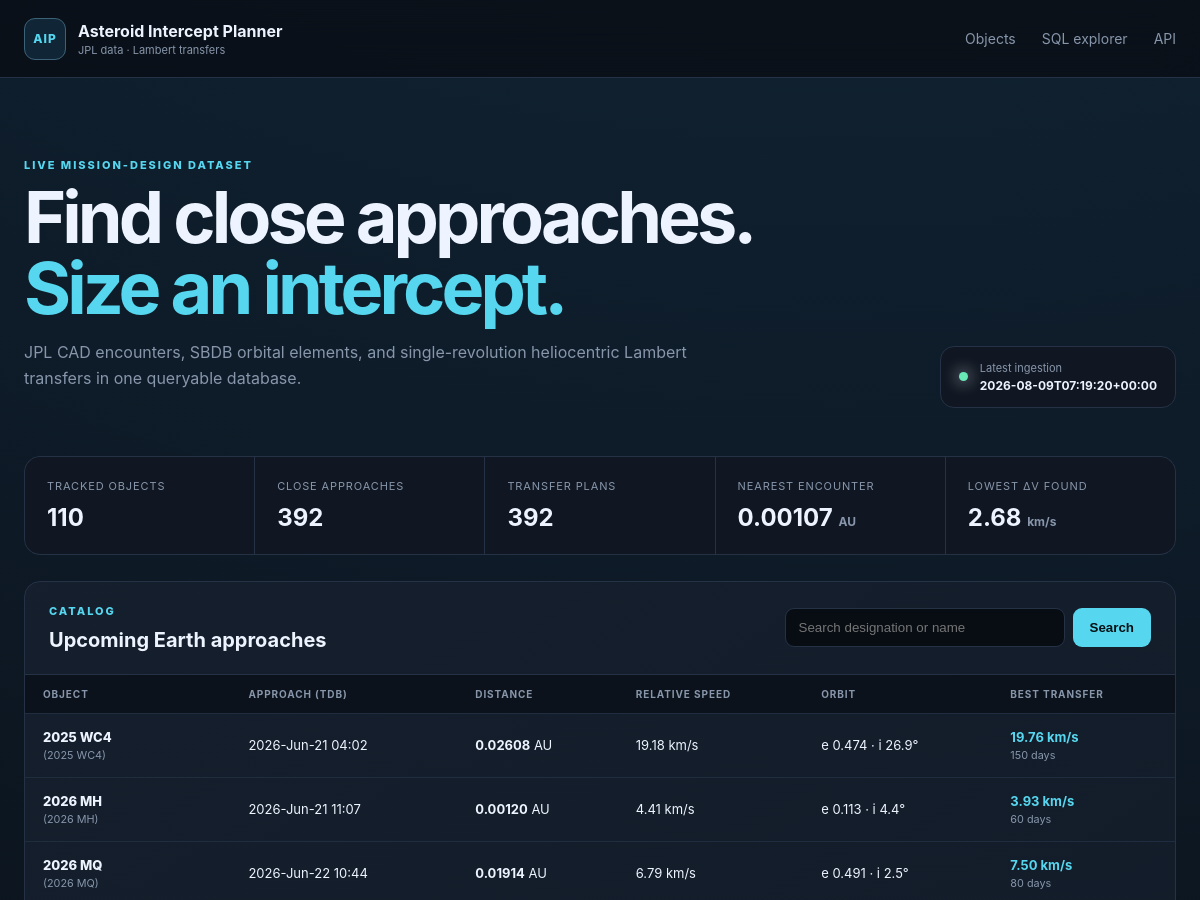
Before: / (upper part) with the older database file.
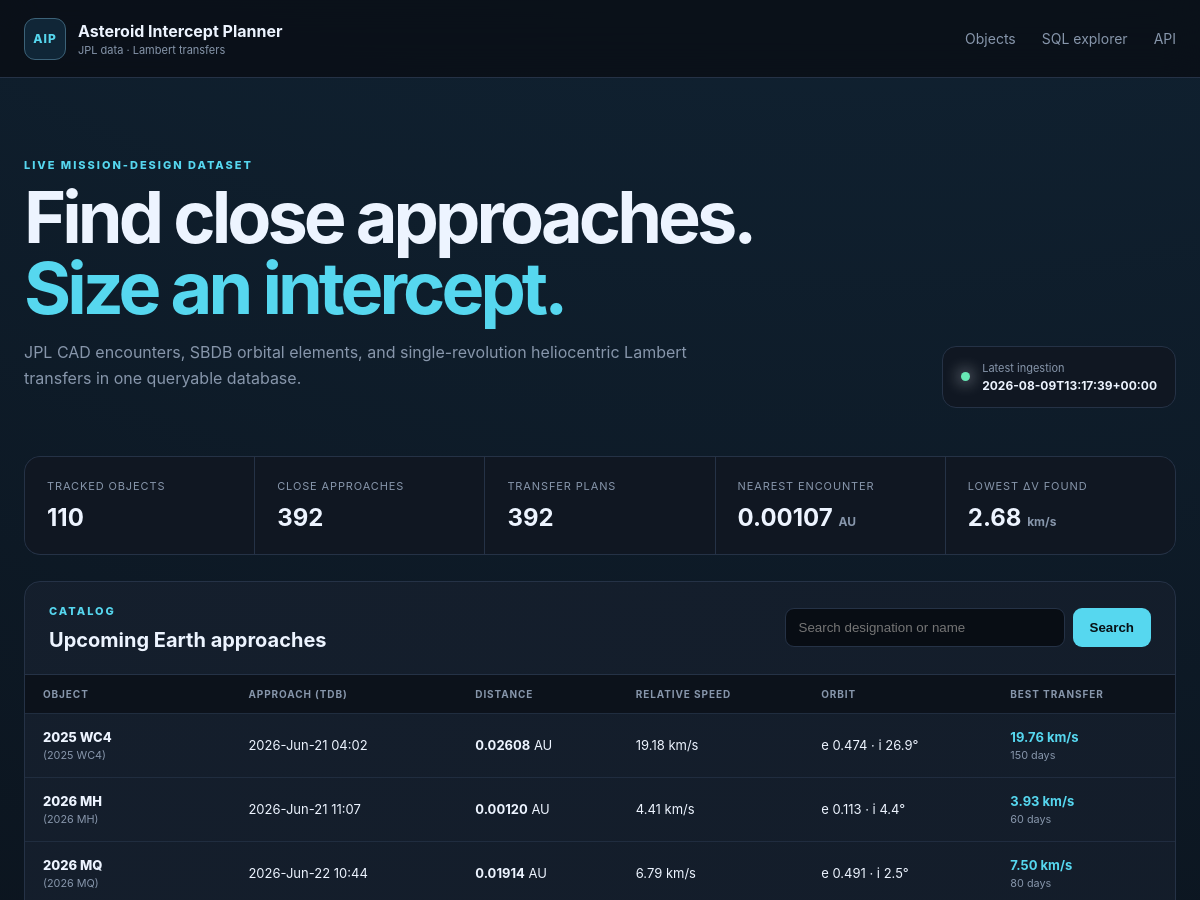
After: the same page with the newer database file.
### tables this page shows
CREATE TABLE ingestion_runs (
    run_id INTEGER PRIMARY KEY AUTOINCREMENT,
    started_at TEXT NOT NULL,
    finished_at TEXT,
    status TEXT NOT NULL CHECK (status IN ('running', 'success', 'failed')),
    source TEXT NOT NULL,
    query_json TEXT NOT NULL,
    object_count INTEGER NOT NULL DEFAULT 0,
    error_message TEXT
);

CREATE TABLE intercept_plans (
    plan_id INTEGER PRIMARY KEY AUTOINCREMENT,
    approach_id INTEGER NOT NULL REFERENCES close_approaches(approach_id) ON DELETE CASCADE,
    method TEXT NOT NULL,
    departure_jd_tdb REAL NOT NULL,
    arrival_jd_tdb REAL NOT NULL,
    tof_days REAL NOT NULL,
    departure_dv_kms REAL NOT NULL,
    arrival_dv_kms REAL NOT NULL,
    total_dv_kms REAL NOT NULL,
    c3_km2_s2 REAL,
    leo_departure_dv_kms REAL,
    polyline_json TEXT,
    computed_at TEXT NOT NULL, capture_dv_kms REAL, stable_final_orbit INTEGER, capture_json TEXT,
    UNIQUE (approach_id, method)
);

CREATE TABLE asteroids (
    designation TEXT PRIMARY KEY,
    fullname TEXT,
    absolute_magnitude_h REAL,
    diameter_km REAL,
    first_seen_at TEXT NOT NULL,
    updated_at TEXT NOT NULL
);

CREATE TABLE close_approaches (
    approach_id INTEGER PRIMARY KEY AUTOINCREMENT,
    designation TEXT NOT NULL REFERENCES asteroids(designation) ON DELETE CASCADE,
    body TEXT NOT NULL DEFAULT 'Earth',
    close_approach_jd_tdb REAL NOT NULL,
    close_approach_text TEXT,
    distance_au REAL NOT NULL,
    distance_min_au REAL,
    distance_max_au REAL,
    relative_velocity_kms REAL,
    hyperbolic_excess_velocity_kms REAL,
    time_uncertainty TEXT,
    ingested_at TEXT NOT NULL,
    UNIQUE (designation, body, close_approach_jd_tdb)
);

CREATE TABLE orbital_elements (
    designation TEXT PRIMARY KEY REFERENCES asteroids(designation) ON DELETE CASCADE,
    epoch_jd_tdb REAL,
    semi_major_axis_au REAL NOT NULL,
    eccentricity REAL NOT NULL,
    inclination_deg REAL NOT NULL,
    raan_deg REAL NOT NULL,
    arg_periapsis_deg REAL NOT NULL,
    mean_anomaly_deg REAL,
    perihelion_time_jd_tdb REAL,
    perihelion_distance_au REAL,
    aphelion_distance_au REAL,
    orbital_period_days REAL,
    earth_moid_au REAL,
    condition_code TEXT,
    orbit_id TEXT,
    source TEXT NOT NULL,
    updated_at TEXT NOT NULL
);

### app/web.py (the view)
    @application.route("/")
    def index():
        search = request.args.get("q", "").strip()
        sort = request.args.get("sort", "date")
        order = request.args.get("order", "asc")
        return render_template(
            "index.html",
            rows=list_asteroids(search, sort, order, path=settings.database_path),
            stats=dashboard_stats(settings.database_path),
            latest_run=latest_ingestion(settings.database_path),
            search=search,
            sort=sort,
            order=order,
        )

### app/database.py (called while the page is built, shortened)
def _dict_row(cursor: sqlite3.Cursor, row: tuple[Any, ...]) -> dict[str, Any]:
    return {column[0]: row[index] for index, column in enumerate(cursor.description)}

@contextmanager
def connect(path: Path | None = None) -> Iterator[sqlite3.Connection]:
    database_path = Path(path or get_settings().database_path)
    database_path.parent.mkdir(parents=True, exist_ok=True)
    connection = sqlite3.connect(database_path, timeout=30)
    connection.row_factory = _dict_row
    connection.execute("PRAGMA foreign_keys = ON")
    connection.execute("PRAGMA busy_timeout = 30000")
    try:
        yield connection
    finally:
        connection.close()

def initialize_database(path: Path | None = None) -> Path:
    database_path = Path(path or get_settings().database_path)
    schema = Path(__file__).with_name("schema.sql").read_text(encoding="utf-8")
    with connect(database_path) as connection:
        schema_version = int(connection.execute("PRAGMA user_version").fetchone()["user_version"])
        if schema_version < 2:
            connection.executescript(schema)
            connection.commit()
    return database_path

def fetch_all(
    query: str, params: Sequence[Any] = (), path: Path | None = None
) -> list[dict[str, Any]]:
    initialize_database(path)
    with connect(path) as connection:
        return connection.execute(query, params).fetchall()

def fetch_one(
    query: str, params: Sequence[Any] = (), path: Path | None = None
) -> dict[str, Any] | None:
    rows = fetch_all(query, params, path)
    return rows[0] if rows else None

def dashboard_stats(path: Path | None = None) -> dict[str, Any]:
    return (
        fetch_one(
            """
        SELECT
          (SELECT COUNT(*) FROM asteroids) AS asteroid_count,
          (SELECT COUNT(*) FROM close_approaches) AS approach_count,
          (SELECT COUNT(*) FROM intercept_plans) AS plan_count,
          (SELECT MIN(distance_au) FROM close_approaches) AS nearest_distance_au,
          (SELECT MIN(total_dv_kms) FROM intercept_plans) AS lowest_total_dv_kms
        """,
            path=path,
        )
        or {}
    )

def latest_ingestion(path: Path | None = None) -> dict[str, Any] | None:
    return fetch_one("SELECT * FROM ingestion_runs ORDER BY run_id DESC LIMIT 1", path=path)

### app/templates/index.html (shortened to what this page needs)
{% extends "base.html" %}
{% block content %}
<section class="hero">
  <div>
    <p class="eyebrow">LIVE MISSION-DESIGN DATASET</p>
    <h1>Find close approaches.<br><span>Size an intercept.</span></h1>
    <p>JPL CAD encounters, SBDB orbital elements, and single-revolution heliocentric Lambert transfers in one queryable database.</p>
  </div>
  <div class="run-status">
    <span class="status-dot {{ 'ok' if latest_run and latest_run.status == 'success' else '' }}"></span>
    <div><small>Latest ingestion</small><strong>{{ latest_run.finished_at if latest_run else 'No run recorded' }}</strong></div>
  </div>
</section>
<section class="metrics">
  <article><small>Tracked objects</small><strong>{{ stats.asteroid_count or 0 }}</strong></article>
  <article><small>Close approaches</small><strong>{{ stats.approach_count or 0 }}</strong></article>
  <article><small>Transfer plans</small><strong>{{ stats.plan_count or 0 }}</strong></article>
  <article><small>Nearest encounter</small><strong>{{ stats.nearest_distance_au|number(5) }} <em>AU</em></strong></article>
  <article><small>Lowest Δv found</small><strong>{{ stats.lowest_total_dv_kms|number(2) }} <em>km/s</em></strong></article>
</section>
<section class="panel">
  <div class="panel-header">
    <div><p class="eyebrow">CATALOG</p><h2>Upcoming Earth approaches</h2></div>
    <form class="search" method="get">
      <input type="search" name="q" value="{{ search }}" placeholder="Search designation or name">
      <button>Search</button>
    </form>
  </div>
  <div class="table-wrap">
    <table>
      <thead><tr>
        <th>Object</th><th>Approach (TDB)</th><th>Distance</th><th>Relative speed</th>
        <th>Orbit</th><th>Best transfer</th>
      </tr></thead>
      <tbody>
      {% for row in rows %}
        <tr>
          <td><a class="object-link" href="{{ url_for('asteroid_detail', designation=row.designation) }}">{{ row.designation }}</a><small>{{ row.fullname or '' }}</small></td>
          <td>{{ row.close_approach_text or row.close_approach_jd_tdb|number(2) }}</td>
          <td><strong>{{ row.distance_au|number(5) }}</strong> AU</td>
          <td>{{ row.relative_velocity_kms|number(2) }} km/s</td>
          <td>e {{ row.eccentricity|number(3) }} · i {{ row.inclination_deg|number(1) }}°</td>
          <td>{% if row.total_dv_kms is not none %}<strong class="accent">{{ row.total_dv_kms|number(2) }} km/s</strong><small>{{ row.tof_days|number(0) }} days</small>{% else %}<span class="muted">No feasible grid solution</span>{% endif %}</td>
        </tr>
      {% else %}
        <tr><td class="empty" colspan="6">The database is empty. Run <code>python -m app.ingest</code> to populate it.</td></tr>
      {% endfor %}
      </tbody>
    </table>
  </div>
</section>
{% endblock %}

### app/templates/base.html (shortened to what this page needs)
<!doctype html>
<html lang="en">
  <head>
    <link rel="stylesheet" href="{{ url_for('static', filename='style.css') }}">
  </head>
  <body>
    <header class="site-header">
      <a class="brand" href="{{ url_for('index') }}">
        <span class="brand-mark">AIP</span>
        <span><strong>Asteroid Intercept Planner</strong><small>JPL data · Lambert transfers</small></span>
      </a>
      <nav>
        <a href="{{ url_for('index') }}">Objects</a>
        <a href="{{ url_for('data_explorer') }}">SQL explorer</a>
        <a href="{{ url_for('asteroid_api') }}">API</a>
      </nav>
    </header>
    <main>{% block content %}{% endblock %}</main>
  </body>
</html>

### app/static/style.css (style rules this page uses)
:root { --bg:#090d14;--surface:#101722;--surface-2:#151f2d;--line:#253246;--text:#edf4ff;--muted:#8796ab;--cyan:#56d7ef;--green:#67e8b5;--orange:#ffad66;--max:1440px;font-family:Inter,ui-sans-serif,system-ui,-apple-system,BlinkMacSystemFont,"Segoe UI",sans-serif;color-scheme:dark }
* { box-sizing:border-box }
body { margin:0;background:radial-gradient(circle at 70% -20%,#16334a 0,transparent 35%),var(--bg);color:var(--text);min-height:100vh }
.site-header { height:78px;border-bottom:1px solid var(--line);display:flex;align-items:center;justify-content:space-between;padding:0 max(24px,calc((100vw - var(--max))/2));background:rgba(9,13,20,.78);backdrop-filter:blur(18px);position:sticky;top:0;z-index:10 }
.brand { display:flex;gap:12px;align-items:center;text-decoration:none;color:var(--text) }
.brand-mark { width:42px;height:42px;border:1px solid #3c6278;background:#102637;border-radius:11px;display:grid;place-items:center;color:var(--cyan);font-size:12px;font-weight:800;letter-spacing:.08em }
.brand strong,.brand small { display:block }
.brand small { color:var(--muted);font-size:11px;margin-top:2px }
.site-header nav { display:flex;gap:26px }
.site-header nav a { color:var(--muted);text-decoration:none;font-size:14px }
main { max-width:var(--max);margin:auto;padding:42px 24px 80px }
.hero { display:flex;justify-content:space-between;align-items:flex-end;padding:38px 0 48px }
.eyebrow { font-size:11px;letter-spacing:.18em;color:var(--cyan);font-weight:800;margin:0 0 10px }
.hero h1,.detail-hero h1 { font-size:clamp(42px,6vw,82px);line-height:.98;margin:0;letter-spacing:-.055em }
.hero h1 span { color:var(--cyan) }
.hero>div>p:last-child,.detail-hero>p:last-child { color:var(--muted);max-width:680px;line-height:1.65 }
.run-status { display:flex;align-items:center;gap:12px;padding:14px 18px;border:1px solid var(--line);border-radius:14px;background:var(--surface) }
.run-status small,.run-status strong { display:block }
.run-status small { color:var(--muted);font-size:11px }
.run-status strong { font-size:12px;margin-top:3px }
.status-dot { width:9px;height:9px;border-radius:50%;background:var(--orange);box-shadow:0 0 16px currentColor }
.status-dot.ok { background:var(--green) }
.metrics { display:grid;grid-template-columns:repeat(5,1fr);gap:1px;background:var(--line);border:1px solid var(--line);border-radius:16px;overflow:hidden;margin-bottom:26px }
.metrics article { background:var(--surface);padding:22px }
.metrics small { display:block;color:var(--muted);font-size:11px;text-transform:uppercase;letter-spacing:.08em }
.metrics strong { display:block;font-size:24px;margin-top:10px }
.metrics em { font-size:12px;color:var(--muted);font-style:normal }
.panel { border:1px solid var(--line);background:linear-gradient(145deg,rgba(21,31,45,.93),rgba(12,18,28,.93));border-radius:16px;overflow:hidden }
.panel-header { padding:22px 24px;border-bottom:1px solid var(--line);display:flex;align-items:center;justify-content:space-between;gap:24px }
.panel-header h2,.note-card h2,.table-list h2 { margin:0;font-size:20px }
.search { display:flex;gap:8px }
input,textarea { background:#080d14;border:1px solid var(--line);color:var(--text);border-radius:9px;padding:11px 13px }
input { min-width:280px }
button,.button { background:var(--cyan);border:0;color:#071015;border-radius:9px;padding:11px 17px;font-weight:800;cursor:pointer;text-decoration:none;display:inline-block }
.table-wrap { overflow:auto }
table { width:100%;border-collapse:collapse;font-size:13px }
th { text-align:left;color:var(--muted);font-size:10px;text-transform:uppercase;letter-spacing:.09em;padding:13px 18px;background:#0c121b;white-space:nowrap }
td { border-top:1px solid rgba(37,50,70,.75);padding:15px 18px;white-space:nowrap }
td small { display:block;color:var(--muted);margin-top:4px }
.object-link { color:var(--text);font-weight:800;text-decoration:none }
.object-link:hover,.accent { color:var(--cyan) }

Changed rows visible on the page:
no longer on this page (row unchanged): ingestion_runs: finished_at "2026-08-09T07:19:20+00:00"
added ingestion_runs: finished_at "2026-08-09T13:17:39+00:00"
